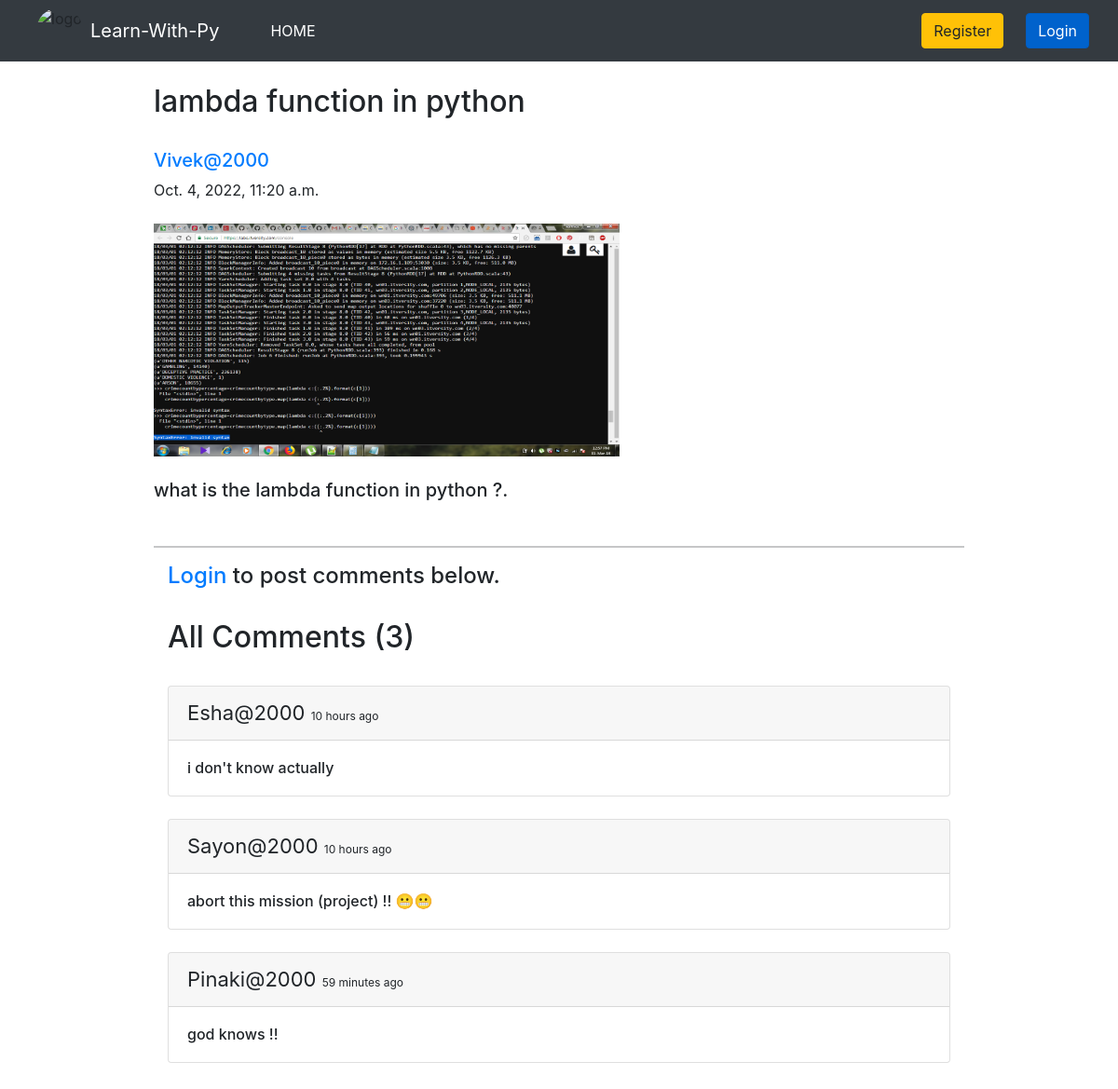
The page /blog/lambda_/ on the database its author committed.
### home/models.py (models this page shows, shortened)
class BlogPost(models.Model):
    query=models.CharField(max_length=255)
    author= models.ForeignKey(User, on_delete=models.CASCADE)
    tagline=models.CharField(max_length=130)
    details=models.TextField()
    image = models.ImageField(upload_to="profile_pics", blank=True, null=True)
    dateTime=models.DateTimeField(auto_now_add=True)

class Comment(models.Model):
    user = models.ForeignKey(User, on_delete=models.CASCADE)
    content = models.TextField()
    blog = models.ForeignKey(BlogPost, on_delete=models.CASCADE)
    parent_comment = models.ForeignKey('self', on_delete=models.CASCADE, null=True, blank=True)
    dateTime=models.DateTimeField(default=now)

### home/views.py (the view)
# urls.py: path("blog/<str:tagline>/", views.blogs_comments, name="blogs_comments"),
def blogs_comments(request, tagline):
    post = BlogPost.objects.filter(tagline=tagline).first()
    comments = Comment.objects.filter(blog=post)
    if request.method=="POST":
        user = request.user
        content = request.POST.get('content','')
        blog_id =request.POST.get('blog_id','')
        comment = Comment(user = user, content = content, blog=post)
        comment.save()
    return render(request, "blog_comments.html", {'post':post, 'comments':comments})

### home/templates/blog_comments.html (shortened to what this page needs)
{% extends 'base.html' %}
{% block body %}
{% load humanize %}
<div class="container w-75 my-4">
      <h2 class="blog-post-title">{{post.query}}</h2>
      <br>
      <div class="media">
            <div class="media-body">
                  <h5 class="mt-0"><a href="/user_profile/{{post.author.id}}/">{{post.author}}
                        </a></h5>
                  {{post.dateTime}}
            </div>
      </div>
      <br>
   <img src="/media/{{post.image}}" alt="" height="250px" width="500px">
      <br>
      <br>
      <h5>{{post.details}}.</h5>
      <br>
      <hr>
      {% if user.is_authenticated %}
      <div class="container">
            <h2>Add Comments Here</h2>
            <form action="/blog/{{post.tagline}}/" method="POST"> {% csrf_token %}
                  <div class="form-floating">
                        <textarea class="form-control" placeholder="Leave a comment here" id="floatingTextarea2"
                              style="height: 100px" id="content" name="content"></textarea>
                        <label for="floatingTextarea2">Leave a comment here.</label>
                        <br>
                        <button type="submit" class="btn btn-primary">Comment</button>
                  </div>
            </form>
            {% else %}
            <div class="container">
                  <h4><a href="/login/">Login</a> to post comments below.</h4>
                  {% endif %}
                  <br>
                  <h2>All Comments ({{comments.count}})</h2>
                  <br>
                  {% for comment in comments %}
                  <div class="card">
                        <div class="card-header">
                              <span style="font-size: 22px;">{{comment.user}} </span> <span
                                    style="font-size: 12px;">{{comment.dateTime | naturaltime}}</span>
                        </div>
                        <div class="card-body">
                              <h6 class="card-text">{{comment.content}}</h6>
                        </div>
                  </div>
                  <br>
                  {% endfor %}
            </div>
      </div>
      {% endblock %}

### home/templates/base.html (shortened to what this page needs)
<!DOCTYPE html>
<html lang="en">
  <head>
    <link
      href="//maxcdn.bootstrapcdn.com/bootstrap/4.1.1/css/bootstrap.min.css"
      rel="stylesheet"
      id="bootstrap-css"
    />
    <link
      href="https://cdn.jsdelivr.net/npm/bootstrap@5.0.2/dist/css/bootstrap.min.css"
      rel="stylesheet"
    />
    <link
      rel="stylesheet"
      href="https://maxcdn.bootstrapcdn.com/bootstrap/4.0.0/css/bootstrap.min.css"
    />
  </head>
  <body>
    <nav class="navbar navbar-expand-lg navbar-dark bg-dark sticky-top">
      <div class="container-fluid">
        <img
          src="http://surl.li/dfbek"
          class="img-fluid mx-2"
          alt="logo"
          style="height: 50px; width: 50px; border-radius: 50%"
        />
        <a class="navbar-brand" href="#">Learn-With-Py</a>
        <div class="collapse navbar-collapse" id="navbarSupportedContent">
          <div class="container mx-3">
            <ul class="navbar-nav me-auto mb-2 mb-lg-0">
              <li class="nav-item">
                <a
                  class="nav-link active {% block homeactive %} {% endblock homeactive %}"
                  aria-current="page"
                  href="/"
                  >HOME</a
                >
              </li>
              {% if user.is_authenticated %} {% comment %}
              <li class="nav-item">
                <a
                  class="nav-link active {% block add_blogs_active %} {% endblock add_blogs_active %}"
                  href="/add_blogs/"
                  >Raise a Doubt</a
                >
              </li>
              {% endcomment %}
              <li class="nav-item">
                <a
                  class="nav-link active {% block profileactive %} {% endblock profileactive %}"
                  href="/profile/"
                  >Profile</a
                >
              </li>
              {% comment %}
              <li class="nav-item">
                <a class="nav-link active" href="/logout/">Logout</a>
              </li>
              {% endcomment %}
              <li class="nav-item">
                <a
                  class="nav-link active"
                  href="#"
                  data-bs-toggle="tooltip"
                  data-bs-placement="bottom"
                  title="Welcome "
                  >Hello {{request.user}}</a
                >
              </li>
              {% comment %}
              <li class="nav-item">
                <a
                  class="nav-link active {% block registeractive %} {% endblock registeractive %}"
                  href="/register/"
                  >Register</a
                >
              </li>
              <li class="nav-item">
                <a
                  class="nav-link active {% block loginactive %} {% endblock loginactive %}"
                  href="/login/"
                  >Login</a
                >
              </li>
              {% endcomment %}
            </ul>
          </div>
          <a
            class="btn btn-warning mx-4 {% block add_blogs_active %} {% endblock add_blogs_active %}"
            href="/add_blogs/"
            >Raise a doubt</a
          >
          <a class="btn btn-primary" href="/logout/">Logout</a>
          {% else %}
        </div>
        <a
          class="btn btn-warning mx-4 {% block registeractive %} {% endblock registeractive %}"
          aria-current="page"
          href="/register/"
          >Register</a
        >
        <a
          class="btn btn-primary active {% block loginactive %} {% endblock loginactive %}"
          href="/login/"
          >Login</a
        >
      </div>
      {% endif %}
    </nav>
     {% block body %} {% endblock %}
  </body>
</html>

### rows shown on the page
BlogPost: query "lambda function in python", author "Vivek@2000", dateTime "Oct. 4, 2022, 11:20 a.m.", image (picture), details "what is the lambda function in python ?"
Comment: user "Esha@2000", dateTime "10 hours ago", content "i don't know actually"
Comment: user "Sayon@2000", dateTime "10 hours ago", content "abort this mission (project) !! 😬😬"
Comment: user "Pinaki@2000", dateTime "59 minutes ago", content "god knows !!"

### other values the page prints
{{ comments.count }} "3"
